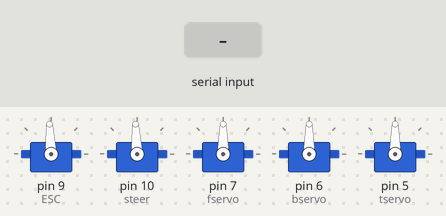
Bench run of a sketch on a simulated Arduino Uno, built with avr-gcc and run on an emulated ATmega328P. Parts: 5 × servo. The test bench sets the inputs (shaded band).

Above: at 1.2 s.
1.3 s: "V 45\n" received over Serial
At 1.8 s:
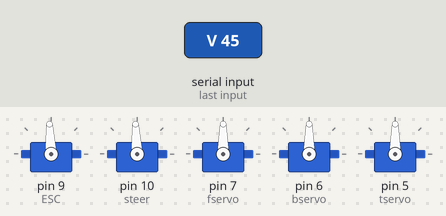
2.8 s: "D90\n" received over Serial
At 3.2 s:
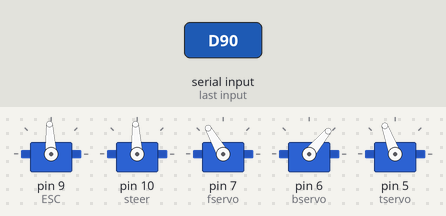
4.3 s: "V 45\n" received over Serial
At 5.3 s:
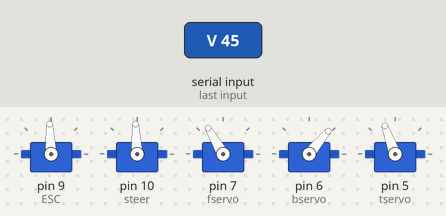
Timing chart, 0 to 7.3 s (numbered marks = the images above; inputs shaded):
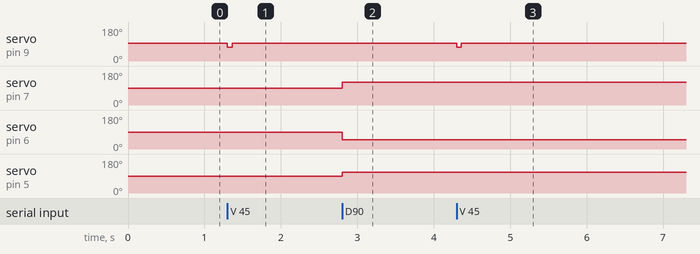

Measured:
- after the input at 1.3 s, servo on pin 9 (ESC): 93° → 73° at once, → 93° 0.06 s later
- after the input at 2.8 s, servo on pin 7 (fservo): 90° → 120° at once; servo on pin 6 (bservo): 90° → 50° at once; servo on pin 5 (tservo): 90° → 110° at once
- after the input at 4.3 s, servo on pin 9 (ESC): 93° → 73° at once, → 93° 0.06 s later

The sketch:

MainCode.ino
```cpp
#include <Servo.h>
#include <SPI.h>


Servo ESC;  // create servo object to control a servo
Servo steer;  // create servo object to control a servo
Servo fservo, bservo, tservo;

int fon = 45, foff = 120, bon = 160, boff = 50, ton = 40, toff = 110;
int var1, var2, var3;
int dvel, dsteer_angle;
int car_vel = 1500;
int steer_angle = 93;
String buffer, tempo;

void setup() {
 Serial.begin(115200);
 Serial.setTimeout(1);
 ESC.attach(9);
 steer.attach(10);
 fservo.attach(7);
 bservo.attach(6);
 tservo.attach(5);
 ESC.write(car_vel);
 steer.write(steer_angle);
}
void loop() {
  while (!Serial.available());
  tempo = Serial.readString();
  clearSerial();
  //Serial.println(tempo[0]);
  divide_strings(tempo);
  if(tempo[0] == 'V'){  //adjust the car velocity
    dvel = 1000*var1;
    dsteer_angle = -1*var2;
    //Serial.println(vel);
    //Serial.println(steer_angle);
    linear_speed(dvel);
    steering_angle(dsteer_angle);
  }
  else if(tempo[0] == 'D'){ // adjust the differential servos
    diff_servos(var1, var2, var3);
  }
  //delay(50);
  if (!Serial.available()){// if no commands received, return the initial velocity
    car_vel = 1500;
    //steer_angle = 93;
    ESC.write(car_vel);
    //steer.write(steer_angle);
  }


}


void linear_speed(int dvel){
 car_vel = car_vel + dvel;
 if(car_vel > 1600) car_vel =1600;
 if(car_vel < 1300) car_vel = 1300;
 ESC.write(car_vel);
 delay(20);


}


void steering_angle(int dsteer_angle){
 steer_angle = steer_angle + dsteer_angle;
 if(steer_angle > 120) steer_angle =120;
 if(steer_angle < 65) steer_angle = 65;
 steer.write(steer_angle);
 delay(40);

}


void diff_servos(int front, int back, int takviye){
  if(front == 1) fservo.write(fon);
  else if(front == 0) fservo.write(foff);
  if(back == 1) bservo.write(bon);
  else if(back == 0) bservo.write(boff);
  if(takviye == 1) tservo.write(ton);
  else if(takviye == 0) tservo.write(toff);
  delay(50);
}


void divide_strings(String datas){
  String strs[10];
  int StringCount = 0;

  //buffer = datas.readStringUntil('\n');
  buffer = datas;
  //Serial.println(buffer); //Printing for debugging purpose
  while (buffer.length() > 0)
  {
    int index = buffer.indexOf(' ');
    if (index == -1) // No space found
    {
      strs[StringCount++] = buffer;
      break;
    }
    else
    {
      strs[StringCount++] = buffer.substring(0, index);
      buffer = buffer.substring(index+1);
    }
    }

    var1 = strs[1].toInt();
    var2 = strs[2].toInt();
    //Serial.println(var1);
    //Serial.println(var2);
    //return_value[0] = var1;
    //return_value[1] = var2;

    if(StringCount == 3) {
      //return return_value;
    }
    else if(StringCount == 4) {
      var3 = strs[3].toInt();
      //Serial.println(var3);
      //return_value[2] = var3;
      //return return_value;
    }


}

void clearSerial(){
  int temp = Serial.available();
  for(int i = 0; i < temp; i++) Serial.read();
}
```
